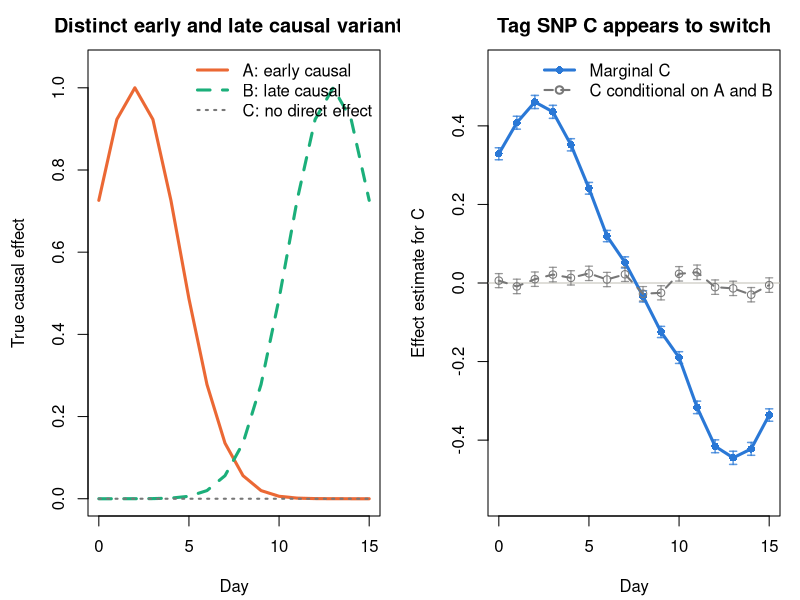

The R script that drew this image:
# A 16-day example in which LD tagging creates an apparent sign switch.

set.seed(20260731)
n <- 10000L
days <- 0:15

# Generate two haplotypes per individual. A and B are approximately
# independent, while the non-causal tag SNP C is in positive LD with A and
# negative LD with B.
h_a <- rbinom(2L * n, size = 1L, prob = 0.5)
h_b <- rbinom(2L * n, size = 1L, prob = 0.5)
p_c <- 0.5 + 0.45 * (h_a - h_b)
h_c <- rbinom(2L * n, size = 1L, prob = p_c)
combine_haplotypes <- function(x) x[seq_len(n)] + x[n + seq_len(n)]

genotype <- data.frame(
  A = combine_haplotypes(h_a),
  B = combine_haplotypes(h_b),
  C = combine_haplotypes(h_c)
)

# A has a positive early effect and B has a positive late effect. C has no
# direct causal effect at any time.
true_effect_a <- exp(-0.5 * ((days - 2) / 2.5)^2)
true_effect_b <- exp(-0.5 * ((days - 13) / 2.5)^2)
expression <- outer(genotype$A, true_effect_a) +
  outer(genotype$B, true_effect_b) +
  matrix(rnorm(n * length(days)), nrow = n)

fit_c_effect <- function(day_index, conditional = FALSE) {
  response <- expression[, day_index]
  fit <- if (conditional) {
    lm(response ~ C + A + B, data = genotype)
  } else {
    lm(response ~ C, data = genotype)
  }
  c(
    estimate = coef(fit)[["C"]],
    standard_error = sqrt(vcov(fit)["C", "C"])
  )
}

marginal_fit_c <- t(vapply(seq_along(days), fit_c_effect, numeric(2)))
conditional_fit_c <- t(vapply(
  seq_along(days), fit_c_effect, numeric(2), conditional = TRUE
))

marginal_effect_c <- marginal_fit_c[, "estimate"]
marginal_se_c <- marginal_fit_c[, "standard_error"]
conditional_effect_c <- conditional_fit_c[, "estimate"]
conditional_se_c <- conditional_fit_c[, "standard_error"]

result <- data.frame(
  day = days,
  true_effect_a = true_effect_a,
  true_effect_b = true_effect_b,
  marginal_effect_c = marginal_effect_c,
  marginal_se_c = marginal_se_c,
  conditional_effect_c = conditional_effect_c,
  conditional_se_c = conditional_se_c
)

stopifnot(
  marginal_effect_c[which.max(true_effect_a)] > 0,
  marginal_effect_c[which.max(true_effect_b)] < 0,
  max(abs(conditional_effect_c)) < 0.1,
  all(marginal_se_c > 0),
  all(conditional_se_c > 0)
)

print(round(cor(genotype), 3))
print(result, digits = 3, row.names = FALSE)

variant_colors <- c(C = "#2a78d6", A = "#eb6834", B = "#1baf7a")
output_file <- file.path(
  "output", "revision_simulations", "internal", "ld_tagging_switch_example.png"
)
dir.create(dirname(output_file), recursive = TRUE, showWarnings = FALSE)

png(output_file, width = 1400, height = 600, res = 150)
par(mfrow = c(1, 2), mar = c(4.2, 4.4, 2.5, 1.0))

plot(days, true_effect_a,
  type = "l", lwd = 3, col = variant_colors[["A"]],
  ylim = c(0, 1.05), xlab = "Day", ylab = "True causal effect",
  main = "Distinct early and late causal variants"
)
lines(days, true_effect_b, lwd = 3, lty = 2, col = variant_colors[["B"]])
lines(days, rep(0, length(days)), lwd = 2, lty = 3, col = "#777777")
legend("topright",
  legend = c("A: early causal", "B: late causal", "C: no direct effect"),
  col = c(variant_colors[["A"]], variant_colors[["B"]], "#777777"),
  lty = c(1, 2, 3), lwd = c(3, 3, 2), bty = "n"
)

y_limit <- 1.15 * max(abs(c(
  marginal_effect_c - marginal_se_c,
  marginal_effect_c + marginal_se_c,
  conditional_effect_c - conditional_se_c,
  conditional_effect_c + conditional_se_c
)))
plot(days, marginal_effect_c,
  type = "n",
  ylim = c(-y_limit, y_limit), xlab = "Day", ylab = "Effect estimate for C",
  main = "Tag SNP C appears to switch"
)
abline(h = 0, col = "#c3c2b7")
arrows(
  days, marginal_effect_c - marginal_se_c,
  days, marginal_effect_c + marginal_se_c,
  angle = 90, code = 3, length = 0.035, lwd = 1.5,
  col = adjustcolor(variant_colors[["C"]], alpha.f = 0.75)
)
arrows(
  days, conditional_effect_c - conditional_se_c,
  days, conditional_effect_c + conditional_se_c,
  angle = 90, code = 3, length = 0.035, lwd = 1.25,
  col = adjustcolor("#777777", alpha.f = 0.75)
)
lines(days, marginal_effect_c, lwd = 3, col = variant_colors[["C"]])
points(days, marginal_effect_c, pch = 16, col = variant_colors[["C"]])
lines(days, conditional_effect_c, lwd = 2, lty = 2, col = "#777777")
points(days, conditional_effect_c, pch = 1, col = "#777777")
legend("topright",
  legend = c("Marginal C", "C conditional on A and B"),
  col = c(variant_colors[["C"]], "#777777"),
  pch = c(16, 1), lty = c(1, 2), lwd = c(3, 2), bty = "n"
)

dev.off()
cat("\nSaved figure to", output_file, "\n")
